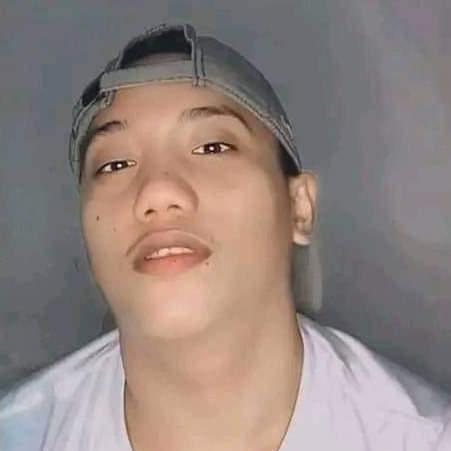
#> input picture images/caloocan_boy.jpeg, 451 x 451 px
$ python main.py
#> lines starting #> are read from the running program, lines starting #| are printed output that depends on the picture
### flipper.py
import cv2 as cv
import numpy as np

# Global Variables


# [6 lines left out: function show_image, not called in this run]

GRAYSCALE = cv.COLOR_BGR2GRAY
HSV = cv.COLOR_BGR2HSV
LAB = cv.COLOR_BGR2LAB
RGB = cv.COLOR_BGR2RGB

def color_convert(image_path: str, type:int) -> None:
#> called with image_path = 'images/caloocan_boy.jpeg', type = 6
    img: cv.MatLike = cv.imread(image_path)
#> img is the input picture: shape (451, 451, 3); mean B, G, R 127.2, 131.5, 145.9

    img_convert = cv.cvtColor(img, type)
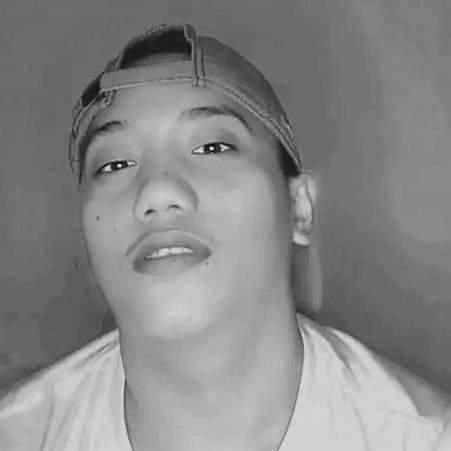
#> img_convert: shape (451, 451); min 7, max 251, mean 135.3

    img_name: str = image_path.split('/')[1].split('.')[0] + 'Converted'
    cv.imshow(img_name, img_convert)
    cv.waitKey(0)


# [23 lines left out: functions image_translate, image_rotate, not called in this run]

LOW = 25
MEDIUM = 50
HIGH = 100

# [8 lines left out: function image_blur, not called in this run]

### main.py
'''
Computer Vision: Activity 1
'''

import flipper

caloocan_boy = 'images/caloocan_boy.jpeg'

'''
How to Use: Uncomment to showcase different functions
'''
# flipper.show_image(caloocan_boy)

flipper.color_convert(image_path=caloocan_boy, type=flipper.GRAYSCALE)

# [10 lines of commented-out code are left out]
